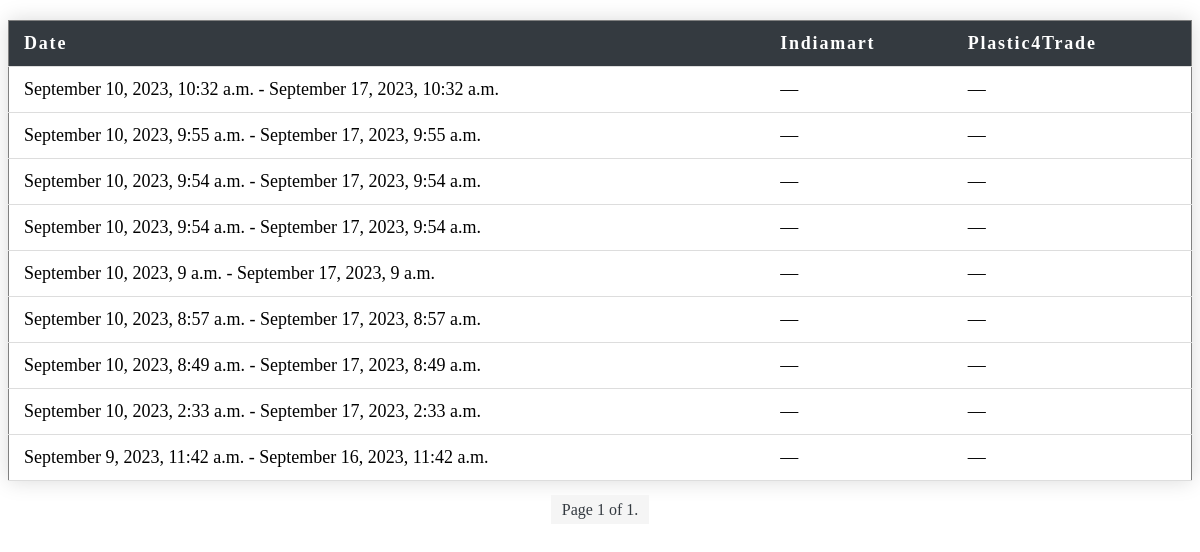
The page /history/ (signed in) on the database as committed earlier.
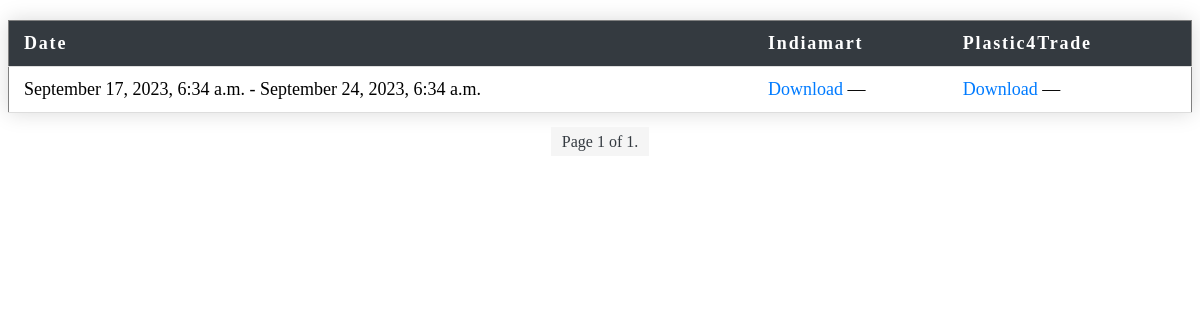
The same page on the database as committed later.
### csvapp/models.py (models this page shows)
class CSVHistory(models.Model):
    DATE_FORMAT = "%B %d %Y"
    start_date = models.DateTimeField()
    end_date = models.DateTimeField()
    generated_files = models.TextField()
    is_running = models.BooleanField(default=False)

### csvapp/views.py (the view)
# urls.py: path('history/', views.history, name='history'),
@login_required
def history(request):
    histories = CSVHistory.objects.all().order_by('-start_date')
    for history in histories:
        full_file_list = history.generated_files.replace("\\","/").split(',')
        display_file_list = [os.path.basename(filename) for filename in full_file_list]
        history.files = list(zip(full_file_list, display_file_list))
    paginator = Paginator(histories, 20)  # Show 20 histories per page
    page_number = request.GET.get('page')
    page_obj = paginator.get_page(page_number)
    return render(request, 'csvapp/history.html', {'page_obj': page_obj})

### templates/csvapp/history.html (shortened to what this page needs)
<!DOCTYPE html>
<html lang="en">
<head>
</head>
<body>
<table border="1">
    <thead>
        <tr>
            <th>Date</th>
            <th>Indiamart</th>
            <th>Plastic4Trade</th>
        </tr>
    </thead>
    <tbody>
        {% for history in page_obj %}
        <tr>
            <td>{{ history.start_date|date:"F j, Y, P" }} - {{ history.end_date|date:"F j, Y, P" }}</td>
            <td>
                {% with indiamart_file=None %}
                    {% for file, display_file in history.files %}
                        {% if "indiamart" in file %}
                            {% with indiamart_file=file %}
                                <a href="{% url 'download_csv' filename=indiamart_file %}">Download</a>
                            {% endwith %}
                        {% endif %}
                    {% endfor %}
                    {% if indiamart_file == None %}
                        &mdash;
                    {% endif %}
                {% endwith %}
            </td>
            <td>
                {% with plastic4trade_file=None %}
                    {% for file, display_file in history.files %}
                        {% if "plastic4trade" in file %}
                            {% with plastic4trade_file=file %}
                                <a href="{% url 'download_csv' filename=plastic4trade_file %}">Download</a>
                            {% endwith %}
                        {% endif %}
                    {% endfor %}
                    {% if plastic4trade_file == None %}
                        &mdash;
                    {% endif %}
                {% endwith %}
            </td>
        </tr>
        {% endfor %}
    </tbody>
</table>
<div class="pagination">
    <span class="step-links">
        <span class="current">
            Page {{ page_obj.number }} of {{ page_obj.paginator.num_pages }}.
        </span>
    </span>
</div>
</body>
</html>

### templates/csvapp/history.html (style rules this page uses)
table { width: 100%; border-collapse: collapse; margin: 20px 0; font-size: 18px; text-align: left; box-shadow: 0 0 20px rgba(0, 0, 0, 0.15); }
th, td { padding: 12px 15px; border: none; border-bottom: 1px solid #ddd; }
th { background-color: #343a40; color: #ffffff; letter-spacing: 0.1em; }
tbody tr { transition: background-color 0.2s ease; }
a { text-decoration: none; color: #007BFF; transition: color 0.2s; }
.pagination { display: flex; justify-content: center; margin: 20px 0; }
.pagination .step-links a, .pagination .step-links span { margin: 0 5px; padding: 5px 10px; border: 1px solid #ddd; color: #007BFF; }
.pagination .step-links .current { color: #343a40; background-color: #f5f5f5; border: 1px solid transparent; }

Rows that differ between the two databases and show on the page:
removed CSVHistory: start_date "September 10, 2023, 10:32 a.m.", end_date "September 17, 2023, 10:32 a.m."
removed CSVHistory: start_date "September 10, 2023, 9:55 a.m.", end_date "September 17, 2023, 9:55 a.m."
removed CSVHistory: start_date "September 10, 2023, 9:54 a.m.", end_date "September 17, 2023, 9:54 a.m."
removed CSVHistory: start_date "September 10, 2023, 9:54 a.m.", end_date "September 17, 2023, 9:54 a.m."
removed CSVHistory: start_date "September 10, 2023, 9 a.m.", end_date "September 17, 2023, 9 a.m."
removed CSVHistory: start_date "September 10, 2023, 8:57 a.m.", end_date "September 17, 2023, 8:57 a.m."
removed CSVHistory: start_date "September 10, 2023, 8:49 a.m.", end_date "September 17, 2023, 8:49 a.m."
removed CSVHistory: start_date "September 10, 2023, 2:33 a.m.", end_date "September 17, 2023, 2:33 a.m."
removed CSVHistory: start_date "September 9, 2023, 11:42 a.m.", end_date "September 16, 2023, 11:42 a.m."
added CSVHistory: start_date "September 17, 2023, 6:34 a.m.", end_date "September 24, 2023, 6:34 a.m."
